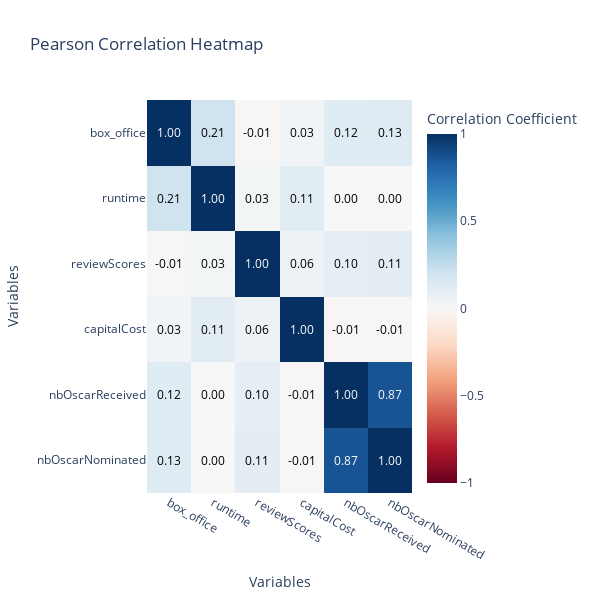
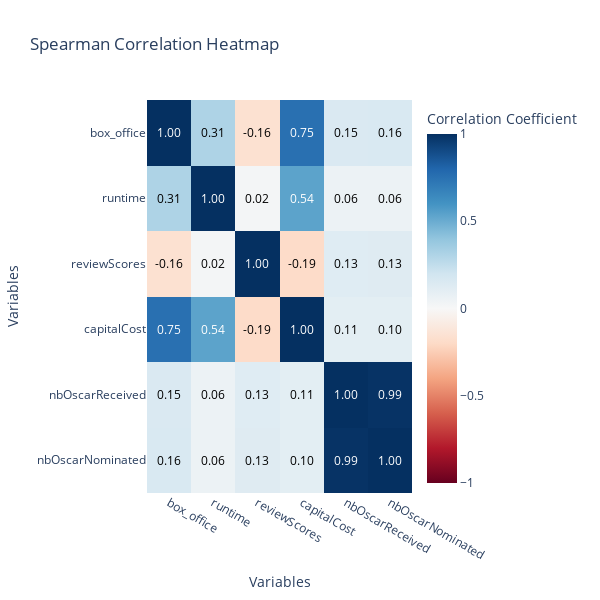

Notebook cell for these charts, in order:
### Markdown cell above
BLABLA,
let's look at the pearson or spearman correlation

### Code cell
# Continuous columns
continuous_cols = ['box_office', 'runtime', 'reviewScores', 'capitalCost', 'nbOscarReceived', 'nbOscarNominated']

# Compute correlation matrices
pearson_corr = film_full[continuous_cols].corr(method='pearson')
spearman_corr = film_full[continuous_cols].corr(method='spearman')

# Function to create heatmap
def create_heatmap(corr_matrix, title):
    fig = go.Figure(data=go.Heatmap(
        z=corr_matrix.values,
        x=continuous_cols,
        y=continuous_cols,
        colorscale='RdBu',
        zmin=-1,
        zmax=1,
        colorbar=dict(title="Correlation Coefficient")
    ))

    # Add annotations
    for i in range(len(corr_matrix)):
        for j in range(len(corr_matrix)):
            fig.add_annotation(
                x=continuous_cols[j],
                y=continuous_cols[i],
                text=f"{corr_matrix.values[i][j]:.2f}",
                showarrow=False,
                font=dict(color='black' if abs(corr_matrix.values[i][j]) < 0.5 else 'white')
            )

    fig.update_layout(
        title=title,
        xaxis_title="Variables",
        yaxis_title="Variables",
        yaxis=dict(autorange='reversed'),
        width=600,
        height=600
    )

    fig.show()

# Create heatmaps
create_heatmap(pearson_corr, "Pearson Correlation Heatmap")
create_heatmap(spearman_corr, "Spearman Correlation Heatmap")

### Figure 1 — Plotly figure (JSON) as saved in the notebook; plotly's stock layout.template omitted (floating-point values rounded to 4 significant figures)
{"data": [{"colorbar": {"title": {"text": "Correlation Coefficient"}}, "colorscale": [[0, "rgb(103,0,31)"], [0.1, "rgb(178,24,43)"], [0.2, "rgb(214,96,77)"], [0.3, "rgb(244,165,130)"], [0.4, "rgb(253,219,199)"], [0.5, "rgb(247,247,247)"], [0.6, "rgb(209,229,240)"], [0.7, "rgb(146,197,222)"], [0.8, "rgb(67,147,195)"], [0.9, "rgb(33,102,172)"], [1, "rgb(5,48,97)"]], "type": "heatmap", "x": ["box_office", "runtime", "reviewScores", "capitalCost", "nbOscarReceived", "nbOscarNominated"], "y": ["box_office", "runtime", "reviewScores", "capitalCost", "nbOscarReceived", "nbOscarNominated"], "z": [[1, 0.2058, -0.006424, 0.03332, 0.1219, 0.1335], [0.2058, 1, 0.02736, 0.1084, 0.0001002, 0.0002493], [-0.006424, 0.02736, 1, 0.05838, 0.09545, 0.1057], [0.03332, 0.1084, 0.05838, 1, -0.006287, -0.007045], [0.1219, 0.0001002, 0.09545, -0.006287, 1, 0.8662], [0.1335, 0.0002493, 0.1057, -0.007045, 0.8662, 1]], "zmax": 1, "zmin": -1}], "layout": {"annotations": [{"font": {"color": "white"}, "showarrow": false, "text": "1.00", "x": "box_office", "y": "box_office"}, {"font": {"color": "black"}, "showarrow": false, "text": "0.21", "x": "runtime", "y": "box_office"}, {"font": {"color": "black"}, "showarrow": false, "text": "-0.01", "x": "reviewScores", "y": "box_office"}, {"font": {"color": "black"}, "showarrow": false, "text": "0.03", "x": "capitalCost", "y": "box_office"}, {"font": {"color": "black"}, "showarrow": false, "text": "0.12", "x": "nbOscarReceived", "y": "box_office"}, {"font": {"color": "black"}, "showarrow": false, "text": "0.13", "x": "nbOscarNominated", "y": "box_office"}, {"font": {"color": "black"}, "showarrow": false, "text": "0.21", "x": "box_office", "y": "runtime"}, {"font": {"color": "white"}, "showarrow": false, "text": "1.00", "x": "runtime", "y": "runtime"}, {"font": {"color": "black"}, "showarrow": false, "text": "0.03", "x": "reviewScores", "y": "runtime"}, {"font": {"color": "black"}, "showarrow": false, "text": "0.11", "x": "capitalCost", "y": "runtime"}, {"font": {"color": "black"}, "showarrow": false, "text": "0.00", "x": "nbOscarReceived", "y": "runtime"}, {"font": {"color": "black"}, "showarrow": false, "text": "0.00", "x": "nbOscarNominated", "y": "runtime"}, {"font": {"color": "black"}, "showarrow": false, "text": "-0.01", "x": "box_office", "y": "reviewScores"}, {"font": {"color": "black"}, "showarrow": false, "text": "0.03", "x": "runtime", "y": "reviewScores"}, {"font": {"color": "white"}, "showarrow": false, "text": "1.00", "x": "reviewScores", "y": "reviewScores"}, {"font": {"color": "black"}, "showarrow": false, "text": "0.06", "x": "capitalCost", "y": "reviewScores"}, {"font": {"color": "black"}, "showarrow": false, "text": "0.10", "x": "nbOscarReceived", "y": "reviewScores"}, {"font": {"color": "black"}, "showarrow": false, "text": "0.11", "x": "nbOscarNominated", "y": "reviewScores"}, {"font": {"color": "black"}, "showarrow": false, "text": "0.03", "x": "box_office", "y": "capitalCost"}, {"font": {"color": "black"}, "showarrow": false, "text": "0.11", "x": "runtime", "y": "capitalCost"}, {"font": {"color": "black"}, "showarrow": false, "text": "0.06", "x": "reviewScores", "y": "capitalCost"}, {"font": {"color": "white"}, "showarrow": false, "text": "1.00", "x": "capitalCost", "y": "capitalCost"}, {"font": {"color": "black"}, "showarrow": false, "text": "-0.01", "x": "nbOscarReceived", "y": "capitalCost"}, {"font": {"color": "black"}, "showarrow": false, "text": "-0.01", "x": "nbOscarNominated", "y": "capitalCost"}, {"font": {"color": "black"}, "showarrow": false, "text": "0.12", "x": "box_office", "y": "nbOscarReceived"}, {"font": {"color": "black"}, "showarrow": false, "text": "0.00", "x": "runtime", "y": "nbOscarReceived"}, {"font": {"color": "black"}, "showarrow": false, "text": "0.10", "x": "reviewScores", "y": "nbOscarReceived"}, {"font": {"color": "black"}, "showarrow": false, "text": "-0.01", "x": "capitalCost", "y": "nbOscarReceived"}, {"font": {"color": "white"}, "showarrow": false, "text": "1.00", "x": "nbOscarReceived", "y": "nbOscarReceived"}, {"font": {"color": "white"}, "showarrow": false, "text": "0.87", "x": "nbOscarNominated", "y": "nbOscarReceived"}, {"font": {"color": "black"}, "showarrow": false, "text": "0.13", "x": "box_office", "y": "nbOscarNominated"}, {"font": {"color": "black"}, "showarrow": false, "text": "0.00", "x": "runtime", "y": "nbOscarNominated"}, {"font": {"color": "black"}, "showarrow": false, "text": "0.11", "x": "reviewScores", "y": "nbOscarNominated"}, {"font": {"color": "black"}, "showarrow": false, "text": "-0.01", "x": "capitalCost", "y": "nbOscarNominated"}, {"font": {"color": "white"}, "showarrow": false, "text": "0.87", "x": "nbOscarReceived", "y": "nbOscarNominated"}, {"font": {"color": "white"}, "showarrow": false, "text": "1.00", "x": "nbOscarNominated", "y": "nbOscarNominated"}], "height": 600, "title": {"text": "Pearson Correlation Heatmap"}, "width": 600, "xaxis": {"title": {"text": "Variables"}}, "yaxis": {"autorange": "reversed", "title": {"text": "Variables"}}}}

### Figure 2 — Plotly figure (JSON) as saved in the notebook; plotly's stock layout.template omitted (floating-point values rounded to 4 significant figures)
{"data": [{"colorbar": {"title": {"text": "Correlation Coefficient"}}, "colorscale": [[0, "rgb(103,0,31)"], [0.1, "rgb(178,24,43)"], [0.2, "rgb(214,96,77)"], [0.3, "rgb(244,165,130)"], [0.4, "rgb(253,219,199)"], [0.5, "rgb(247,247,247)"], [0.6, "rgb(209,229,240)"], [0.7, "rgb(146,197,222)"], [0.8, "rgb(67,147,195)"], [0.9, "rgb(33,102,172)"], [1, "rgb(5,48,97)"]], "type": "heatmap", "x": ["box_office", "runtime", "reviewScores", "capitalCost", "nbOscarReceived", "nbOscarNominated"], "y": ["box_office", "runtime", "reviewScores", "capitalCost", "nbOscarReceived", "nbOscarNominated"], "z": [[1, 0.312, -0.1565, 0.7547, 0.1537, 0.1571], [0.312, 1, 0.01878, 0.5373, 0.05791, 0.05905], [-0.1565, 0.01878, 1, -0.1936, 0.1258, 0.1288], [0.7547, 0.5373, -0.1936, 1, 0.1054, 0.1043], [0.1537, 0.05791, 0.1258, 0.1054, 1, 0.9893], [0.1571, 0.05905, 0.1288, 0.1043, 0.9893, 1]], "zmax": 1, "zmin": -1}], "layout": {"annotations": [{"font": {"color": "white"}, "showarrow": false, "text": "1.00", "x": "box_office", "y": "box_office"}, {"font": {"color": "black"}, "showarrow": false, "text": "0.31", "x": "runtime", "y": "box_office"}, {"font": {"color": "black"}, "showarrow": false, "text": "-0.16", "x": "reviewScores", "y": "box_office"}, {"font": {"color": "white"}, "showarrow": false, "text": "0.75", "x": "capitalCost", "y": "box_office"}, {"font": {"color": "black"}, "showarrow": false, "text": "0.15", "x": "nbOscarReceived", "y": "box_office"}, {"font": {"color": "black"}, "showarrow": false, "text": "0.16", "x": "nbOscarNominated", "y": "box_office"}, {"font": {"color": "black"}, "showarrow": false, "text": "0.31", "x": "box_office", "y": "runtime"}, {"font": {"color": "white"}, "showarrow": false, "text": "1.00", "x": "runtime", "y": "runtime"}, {"font": {"color": "black"}, "showarrow": false, "text": "0.02", "x": "reviewScores", "y": "runtime"}, {"font": {"color": "white"}, "showarrow": false, "text": "0.54", "x": "capitalCost", "y": "runtime"}, {"font": {"color": "black"}, "showarrow": false, "text": "0.06", "x": "nbOscarReceived", "y": "runtime"}, {"font": {"color": "black"}, "showarrow": false, "text": "0.06", "x": "nbOscarNominated", "y": "runtime"}, {"font": {"color": "black"}, "showarrow": false, "text": "-0.16", "x": "box_office", "y": "reviewScores"}, {"font": {"color": "black"}, "showarrow": false, "text": "0.02", "x": "runtime", "y": "reviewScores"}, {"font": {"color": "white"}, "showarrow": false, "text": "1.00", "x": "reviewScores", "y": "reviewScores"}, {"font": {"color": "black"}, "showarrow": false, "text": "-0.19", "x": "capitalCost", "y": "reviewScores"}, {"font": {"color": "black"}, "showarrow": false, "text": "0.13", "x": "nbOscarReceived", "y": "reviewScores"}, {"font": {"color": "black"}, "showarrow": false, "text": "0.13", "x": "nbOscarNominated", "y": "reviewScores"}, {"font": {"color": "white"}, "showarrow": false, "text": "0.75", "x": "box_office", "y": "capitalCost"}, {"font": {"color": "white"}, "showarrow": false, "text": "0.54", "x": "runtime", "y": "capitalCost"}, {"font": {"color": "black"}, "showarrow": false, "text": "-0.19", "x": "reviewScores", "y": "capitalCost"}, {"font": {"color": "white"}, "showarrow": false, "text": "1.00", "x": "capitalCost", "y": "capitalCost"}, {"font": {"color": "black"}, "showarrow": false, "text": "0.11", "x": "nbOscarReceived", "y": "capitalCost"}, {"font": {"color": "black"}, "showarrow": false, "text": "0.10", "x": "nbOscarNominated", "y": "capitalCost"}, {"font": {"color": "black"}, "showarrow": false, "text": "0.15", "x": "box_office", "y": "nbOscarReceived"}, {"font": {"color": "black"}, "showarrow": false, "text": "0.06", "x": "runtime", "y": "nbOscarReceived"}, {"font": {"color": "black"}, "showarrow": false, "text": "0.13", "x": "reviewScores", "y": "nbOscarReceived"}, {"font": {"color": "black"}, "showarrow": false, "text": "0.11", "x": "capitalCost", "y": "nbOscarReceived"}, {"font": {"color": "white"}, "showarrow": false, "text": "1.00", "x": "nbOscarReceived", "y": "nbOscarReceived"}, {"font": {"color": "white"}, "showarrow": false, "text": "0.99", "x": "nbOscarNominated", "y": "nbOscarReceived"}, {"font": {"color": "black"}, "showarrow": false, "text": "0.16", "x": "box_office", "y": "nbOscarNominated"}, {"font": {"color": "black"}, "showarrow": false, "text": "0.06", "x": "runtime", "y": "nbOscarNominated"}, {"font": {"color": "black"}, "showarrow": false, "text": "0.13", "x": "reviewScores", "y": "nbOscarNominated"}, {"font": {"color": "black"}, "showarrow": false, "text": "0.10", "x": "capitalCost", "y": "nbOscarNominated"}, {"font": {"color": "white"}, "showarrow": false, "text": "0.99", "x": "nbOscarReceived", "y": "nbOscarNominated"}, {"font": {"color": "white"}, "showarrow": false, "text": "1.00", "x": "nbOscarNominated", "y": "nbOscarNominated"}], "height": 600, "title": {"text": "Spearman Correlation Heatmap"}, "width": 600, "xaxis": {"title": {"text": "Variables"}}, "yaxis": {"autorange": "reversed", "title": {"text": "Variables"}}}}
